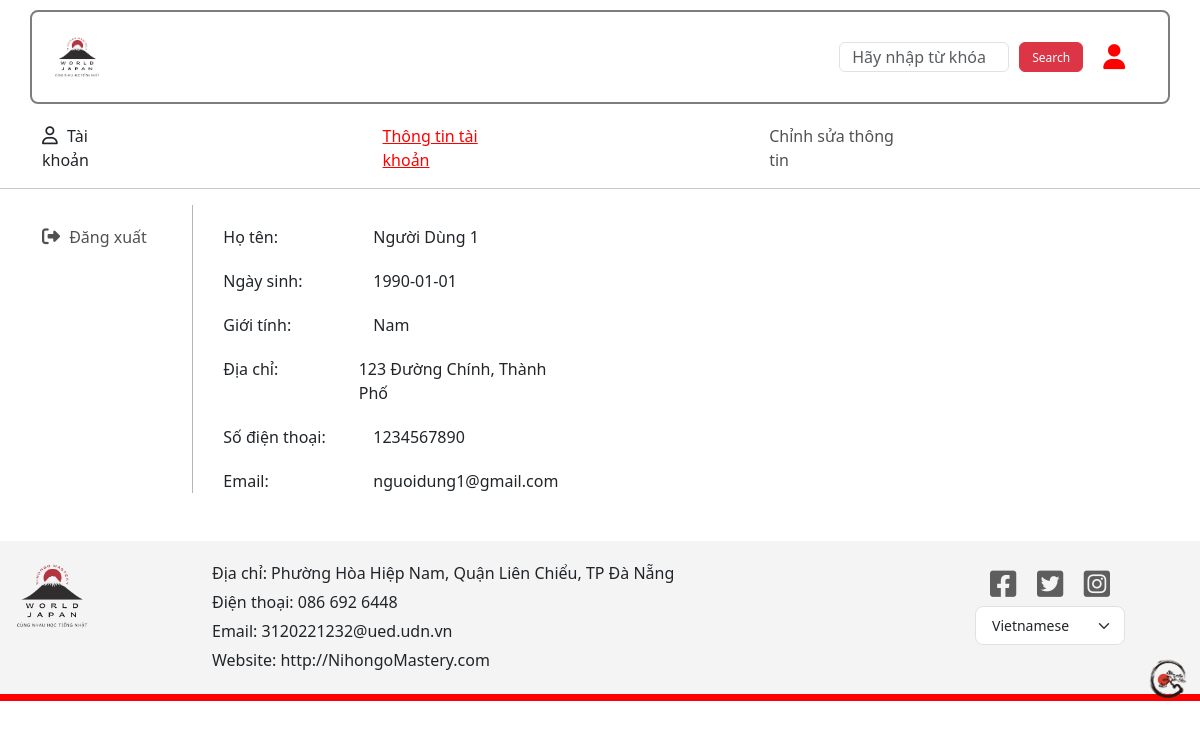
/Source/user/info/user.php (signed in), run on the app's committed database.
### tables this page shows
CREATE TABLE userData(
	user_id INT AUTO_INCREMENT PRIMARY KEY,
  user_name VARCHAR(255) NOT NULL,
	NgaySinh DATE,
  GioiTinh VARCHAR(10),
  DiaChi VARCHAR(255),
  user_phone VARCHAR(20) NOT NULL,
  user_email VARCHAR(255) NOT NULL,
  user_password VARCHAR(255) NOT NULL
);

### Source/user/info/user.php (the view, shortened to what this page needs)
<?php
    $user_email = $_SESSION['user_email'];
    $localhost = "localhost";
    $username = "root";
    $password = "";
    $dbname = "dacn";
    $conn = new mysqli($localhost, $username, $password, $dbname);
    $sql = "SELECT * FROM userdata WHERE user_email='$user_email'";
    $result = $conn->query($sql);
    if ($result->num_rows > 0) {
        $user = $result->fetch_assoc();
    }
?>
<!DOCTYPE html>
<html lang="en">
<head>
    <link href="https://cdn.jsdelivr.net/npm/bootstrap@5.3.2/dist/css/bootstrap.min.css" rel="stylesheet">
    <link rel="stylesheet" href="https://cdnjs.cloudflare.com/ajax/libs/font-awesome/6.1.1/css/all.min.css"/>
    <link rel="stylesheet" href="./user.css">
</head>
<body>
    <div class="container header">
        <div class="logo">
            <div class="img_logo">
                <a href="./../../home.php">
                    <img src="./../../image/Nihongo_Master_Logo.png" alt="">
                </a>
            </div>
        </div>
        <form class="search" action="#" method="POST">
            <input style="height: 30px; width: 170px;" type="text" class="form-control" name="txtSearch" id="txtSearch" aria-describedby="helpId" placeholder="Hãy nhập từ khóa">
            <button style="height: 30px; font-size: 12px; margin-left: 10px; " type="submit" class="btn btn-danger">Search</button>
        </form>
        <div class="user_name d-none d-md-inline-block">
            <a href="./../info/user.php">
                <i class="fas fa-user"></i>
            </a>
        </div>
    </div>
    <div class="container menu">
        <div class="home" id="item">
            <div>
                <i style=" font-size:18px; margin-right: 5px;" class="fa-regular fa-user"></i>
                <span>Tài khoản</span>
            </div>
        </div>
        <div class="info"  id="item">
            <a style="text-decoration: underline; color: red;" href="./../info/user.php" class="item_header">
                Thông tin tài khoản
            </a>
        </div>
        <div class="edit_info" id="item">
            <a href="./../edit_info/edit_info.php" class="item_header">
                Chỉnh sửa thông tin
            </a>
        </div>
    </div>
    <hr>
    <div class="container content">
        <div class="left">
            <div class="item">
                <a href="./../logout/logout.php">
                    <i style=" font-size:18px; margin-right: 5px;" class="fa-solid fa-right-from-bracket"></i>
                    <span>Đăng xuất</span>
                </a>
            </div>
        </div>
        <div class="right">
            <div class="info">
                <div class="item">
                    Họ tên:
                </div>
                <div class="info_data">
                    <?php echo $user['user_name']; ?>
                </div>
            </div>
            <div class="info">
                <div class="item">
                    Ngày sinh:
                </div>
                <div class="info_data">
                    <?php echo $user['NgaySinh']; ?>
                </div>
            </div>
            <div class="info">
                <div class="item">
                    Giới tính:
                </div>
                <div class="info_data">
                    <?php echo $user['GioiTinh']; ?>
                </div>
            </div>
            <div class="info">
                <div class="item">
                    Địa chỉ:
                </div>
                <div class="info_data">
                    <?php echo $user['DiaChi']; ?>
                </div>
            </div>
            <div class="info">
                <div class="item">
                    Số điện thoại:
                </div>
                <div class="info_data">
                    <?php echo $user['user_phone']; ?>
                </div>
            </div>
            <div class="info">
                <div class="item">
                    Email:
                </div>
                <div class="info_data">
                    <?php echo $user['user_email']; ?>
                </div>
            </div>
        </div>
        <div class="img" style="width: 500px; margin-left: 222px;">
        </div>
    </div>
    <br><br>
    <div class="container-fluid Information">
        <div class="row">
            <div class="col-2 infocomment">
                <div class="logo">
                    <a href="#">
                        <img src="./../../image/Nihongo_Master_Logo.png" style="width: 80px;" alt="">
                    </a>
                </div>
            </div>
            <div class="col-7 infocomment" style="text-align: start;">
                <div class="item_info">
                    Địa chỉ: Phường Hòa Hiệp Nam, Quận Liên Chiểu, TP Đà Nẵng
                </div>
                <div class="item_info">
                    Điện thoại: 086 692 6448
                </div>
                <div class="item_info">
                    Email: 3120221232@ued.udn.vn
                </div>
                <div class="item_info">
                    Website: http://NihongoMastery.com
                </div>
            </div>
            <div class="col-3">
                <div style="display: flex; margin: auto;  width: 120px; justify-content: space-between;">
                    <div class="item_logo">
                        <a href="#"><i class="fab fa-facebook-square"></i></a>
                    </div>
                    <div class="item_logo">
                        <a href="#"><i class="fab fa-twitter-square"></i></a>
                    </div>
                    <div class="item_logo">
                        <a href="#"><i class="fab fa-instagram-square"></i>
                        </a>
                    </div>
                </div>
                <div style="width: 150px; margin: 0 auto;">
                    <select class="form-select form-select-lg " name="" id="" style="font-size: 14px;">
                        <option value="vn" selected>Vietnamese</option>
                    </select>
                </div>
            </div>
            <div class="logo_bar">
                <img src="./../../image/image_bg/Bar background.png" alt="">
            </div>
        </div>
    </div>
</body>
</html>

### Source/user/info/user.css (style rules this page uses)
* { font-family: 'Segoe UI', Tahoma, Geneva, Verdana, sans-serif; margin: 0; padding: 0; }
:root { --color-icon:red; --color-item-text: rgb(81, 81, 81); --bg-color-header: rgb(247, 190, 190); --bg-color-item: rgb(243, 243, 243); --font-size-item-text: 16px; --border-radius: 6px; }
.header { display: flex; margin-top: 10px; padding: 20px; border: 2px solid rgb(126, 126, 126); border-radius: 8px; }
.logo { display: flex; }
.logo .img_logo img { width: 50px; }
.user_name { margin-top: 6px; width: 50px; justify-content: end; display: flex; }
.user_name a { font-size: 25px; color: var(--color-icon); }
.search { width: 100%; margin-top: 10px; margin-right: 20px; justify-content: end; display: flex; }
.content { display: flex; }
.menu { display: flex; }
.menu #item { margin-top: 20px; margin-right: 250px; }
.menu #item a { color: var(--color-item-text); text-decoration: none; }
.content .left { width: 200px; border-right: 1px solid rgb(181, 181, 181); }
.content .left .item { margin-top: 20px; }
.content .left .item a { color: var(--color-item-text); text-decoration: none; }
.content .right .info { margin-top: 20px; margin-left: 30px; display: flex; }
.content .right .item { width: 150px; }
.Information { background-color: rgb(244, 244, 244); text-align: center; border-bottom: 7px solid red; height: 160px; }
.Information .infocomment { padding-top: 15px; }
.Information .item_info { padding-top: 5px; font-size: var(--font-size_item_comment); }
.Information .item_logo { padding-top: 20px; font-size: 30px; }
.Information .item_logo i { color: rgba(0, 0, 0, 0.616); }
.Information .logo_bar { width: 100%; display: flex; justify-content: end; }
.Information .logo_bar img { width: 40px; margin-top: -17px; }

### data on the page
userdata: user_name "Người Dùng 1", NgaySinh "1990-01-01", GioiTinh "Nam", DiaChi "123 Đường Chính, Thành Phố", user_phone "1234567890", user_email "nguoidung1@gmail.com"
